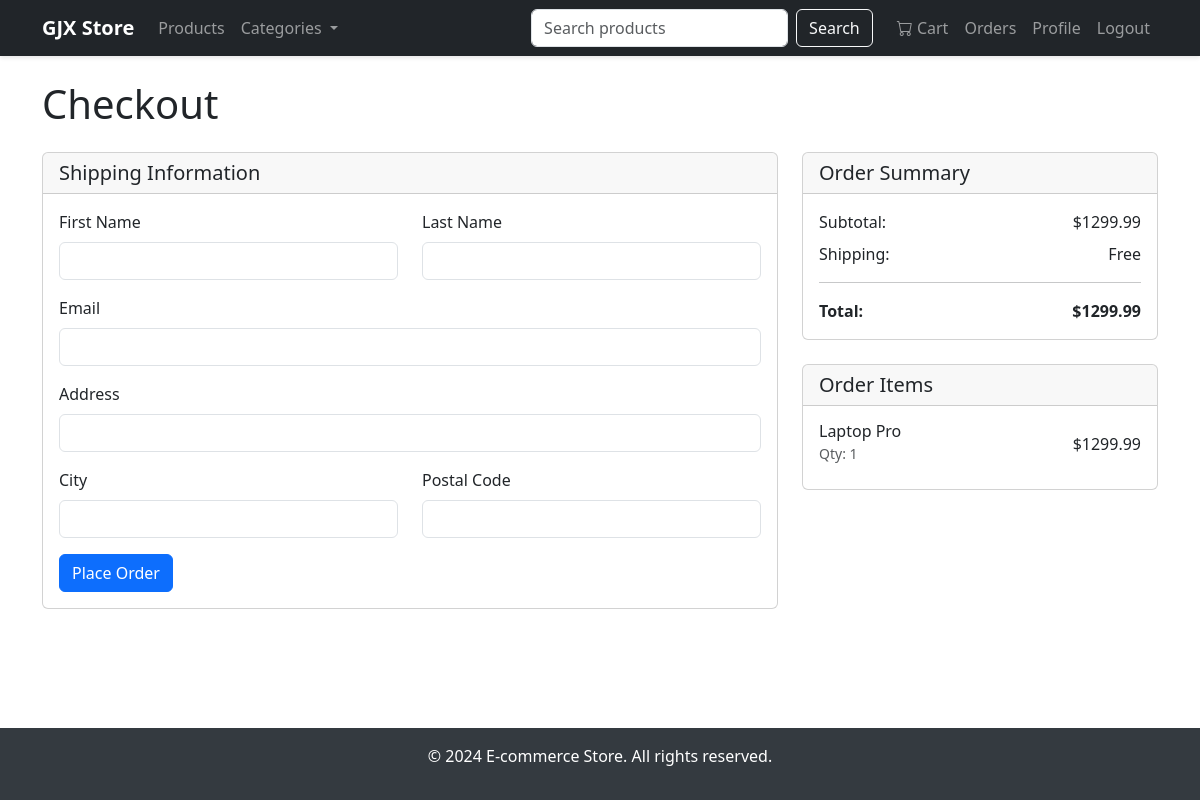
The page /checkout/ (signed in) on the database its author committed.
### store/models.py (models this page shows, shortened)
class Cart(models.Model):
    user = models.ForeignKey(CustomUser, on_delete=models.CASCADE)
    created_at = models.DateTimeField(auto_now_add=True)
    def get_total_price(self):
        return sum(item.get_cost() for item in self.items.all())

class CartItem(models.Model):
    cart = models.ForeignKey(
        Cart, on_delete=models.CASCADE, related_name='items')
    product = models.ForeignKey(Product, on_delete=models.CASCADE)
    quantity = models.PositiveIntegerField(default=1)
    def get_cost(self):
        return self.product.price * self.quantity

class Product(models.Model):
    category = models.ForeignKey(
        Category, on_delete=models.CASCADE, related_name='products')
    name = models.CharField(max_length=200)
    slug = models.SlugField(unique=True)
    description = models.TextField()
    price = models.DecimalField(max_digits=10, decimal_places=2)
    image = models.ImageField(upload_to='products/')
    stock = models.IntegerField()
    available = models.BooleanField(default=True)
    created = models.DateTimeField(auto_now_add=True)
    updated = models.DateTimeField(auto_now=True)

### store/views.py (the view, shortened to what this page needs)
# urls.py: path('checkout/', views.checkout, name='checkout'),
@login_required
def checkout(request):
    cart = get_object_or_404(Cart, user=request.user)
    return render(request, 'store/checkout.html', {'cart': cart})

### store/context_processors.py (called while the page is built)
def categories(request):
    return {
        'categories': Category.objects.all()
    }

### templates/store/checkout.html (shortened to what this page needs)
{% extends 'base.html' %}  {% block content %}
<h1 class="mb-4">Checkout</h1>
<div class="row">
  <div class="col-md-8">
    <div class="card mb-4">
      <div class="card-header">
        <h5 class="mb-0">Shipping Information</h5>
      </div>
      <div class="card-body">
        <form method="post">
          <div class="row">
            <div class="col-md-6 mb-3">
              <label for="first_name" class="form-label">First Name</label>
              <input
                type="text"
                class="form-control"
                id="first_name"
                name="first_name"
                required
              />
            </div>
            <div class="col-md-6 mb-3">
              <label for="last_name" class="form-label">Last Name</label>
              <input
                type="text"
                class="form-control"
                id="last_name"
                name="last_name"
                required
              />
            </div>
          </div>
          <div class="mb-3">
            <label for="email" class="form-label">Email</label>
            <input
              type="email"
              class="form-control"
              id="email"
              name="email"
              required
            />
          </div>
          <div class="mb-3">
            <label for="address" class="form-label">Address</label>
            <input
              type="text"
              class="form-control"
              id="address"
              name="address"
              required
            />
          </div>
          <div class="row">
            <div class="col-md-6 mb-3">
              <label for="city" class="form-label">City</label>
              <input
                type="text"
                class="form-control"
                id="city"
                name="city"
                required
              />
            </div>
            <div class="col-md-6 mb-3">
              <label for="postal_code" class="form-label">Postal Code</label>
              <input
                type="text"
                class="form-control"
                id="postal_code"
                name="postal_code"
                required
              />
            </div>
          </div>
          <button type="submit" class="btn btn-primary">Place Order</button>
        </form>
      </div>
    </div>
  </div>
  <div class="col-md-4">
    <div class="card">
      <div class="card-header">
        <h5 class="mb-0">Order Summary</h5>
      </div>
      <div class="card-body">
        <div class="d-flex justify-content-between mb-2">
          <span>Subtotal:</span>
          <span>${{ cart.get_total_price }}</span>
        </div>
        <div class="d-flex justify-content-between mb-2">
          <span>Shipping:</span>
          <span>Free</span>
        </div>
        <hr />
        <div class="d-flex justify-content-between">
          <strong>Total:</strong>
          <strong>${{ cart.get_total_price }}</strong>
        </div>
      </div>
    </div>
    <div class="card mt-4">
      <div class="card-header">
        <h5 class="mb-0">Order Items</h5>
      </div>
      <div class="card-body">
        {% for item in cart.items.all %}
        <div class="d-flex justify-content-between align-items-center mb-2">
          <div>
            <h6 class="mb-0">{{ item.product.name }}</h6>
            <small class="text-muted">Qty: {{ item.quantity }}</small>
          </div>
          <span>${{ item.get_cost }}</span>
        </div>
        {% endfor %}
      </div>
    </div>
  </div>
</div>
{% endblock %}

### static/css/style.css (style rules this page uses)
html, body { height: 100%; margin: 0; }
body { min-height: 100vh; display: flex; flex-direction: column; }
.btn-primary { background-color: #0d6efd; border-color: #0d6efd; }

### rows shown on the page
Cart: get_total_price "1299.99"
CartItem: product.name "Laptop Pro", quantity "1", get_cost "1299.99"
